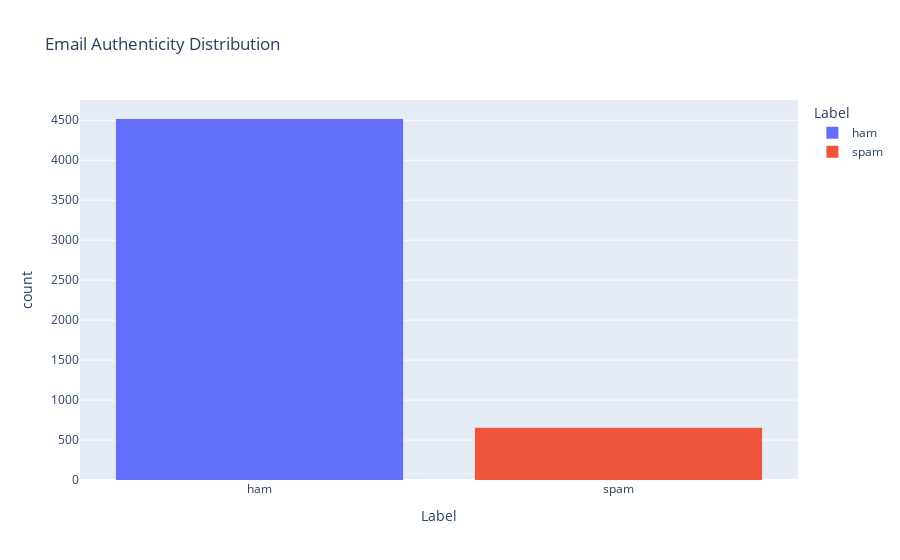

The code cell stored with this chart in its notebook:
### Code cell
fig = px.histogram(df, x="Label", color="Label", title="Email Authenticity Distribution")
fig

### Figure 1 — Plotly figure (JSON) as saved in the notebook; plotly's stock layout.template omitted (floating-point values rounded to 4 significant figures; data arrays with more than 128 entries replaced by an {"elided": "..."} marker saying what was removed)
{"data": [{"alignmentgroup": "True", "bingroup": "x", "hovertemplate": "Label=%{x}<br>count=%{y}<extra></extra>", "legendgroup": "ham", "marker": {"color": "#636efa", "pattern": {"shape": ""}}, "name": "ham", "offsetgroup": "ham", "orientation": "v", "showlegend": true, "type": "histogram", "x": {"elided": "4516 str values"}, "xaxis": "x", "yaxis": "y"}, {"alignmentgroup": "True", "bingroup": "x", "hovertemplate": "Label=%{x}<br>count=%{y}<extra></extra>", "legendgroup": "spam", "marker": {"color": "#EF553B", "pattern": {"shape": ""}}, "name": "spam", "offsetgroup": "spam", "orientation": "v", "showlegend": true, "type": "histogram", "x": {"elided": "653 str values"}, "xaxis": "x", "yaxis": "y"}], "layout": {"barmode": "relative", "legend": {"title": {"text": "Label"}, "tracegroupgap": 0}, "title": {"text": "Email Authenticity Distribution"}, "xaxis": {"anchor": "y", "categoryarray": ["ham", "spam"], "categoryorder": "array", "domain": [0, 1], "title": {"text": "Label"}}, "yaxis": {"anchor": "x", "domain": [0, 1], "title": {"text": "count"}}}}
